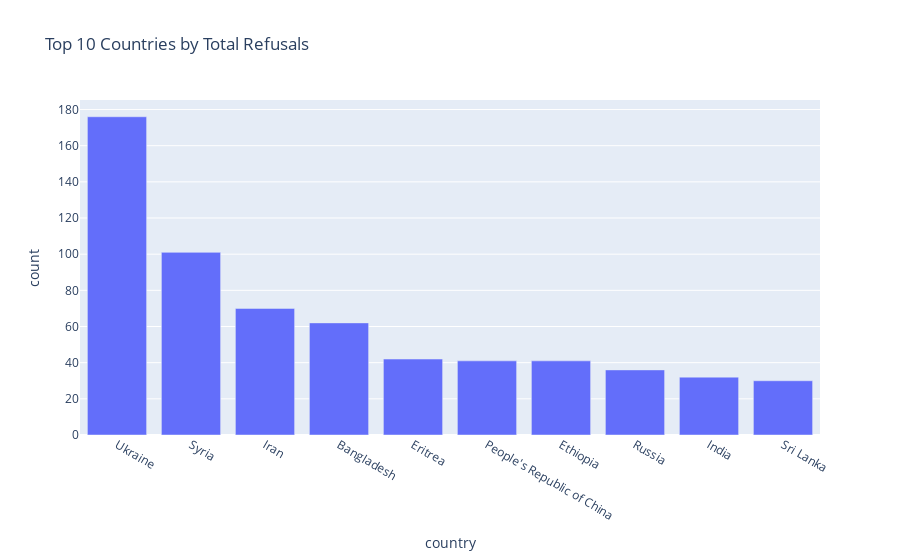

Source (notebook cell):
### Markdown cell above
## Total Refusals by Country

### Code cell
country_counts = df.groupby("country")["count"].sum().reset_index().sort_values(by="count", ascending=False)
fig = px.bar(country_counts.head(10), x="country", y="count", title="Top 10 Countries by Total Refusals")
fig.show()

### Figure 1 — Plotly figure (JSON) as saved in the notebook; plotly's stock layout.template omitted (floating-point values rounded to 4 significant figures)
{"data": [{"hovertemplate": "country=%{x}<br>count=%{y}<extra></extra>", "legendgroup": "", "marker": {"color": "#636efa", "pattern": {"shape": ""}}, "name": "", "orientation": "v", "showlegend": false, "textposition": "auto", "type": "bar", "x": ["Ukraine", "Syria", "Iran", "Bangladesh", "Eritrea", "People's Republic of China", "Ethiopia", "Russia", "India", "Sri Lanka"], "xaxis": "x", "y": [176, 101, 70, 62, 42, 41, 41, 36, 32, 30], "yaxis": "y"}], "layout": {"barmode": "relative", "legend": {"tracegroupgap": 0}, "title": {"text": "Top 10 Countries by Total Refusals"}, "xaxis": {"anchor": "y", "domain": [0, 1], "title": {"text": "country"}}, "yaxis": {"anchor": "x", "domain": [0, 1], "title": {"text": "count"}}}}
